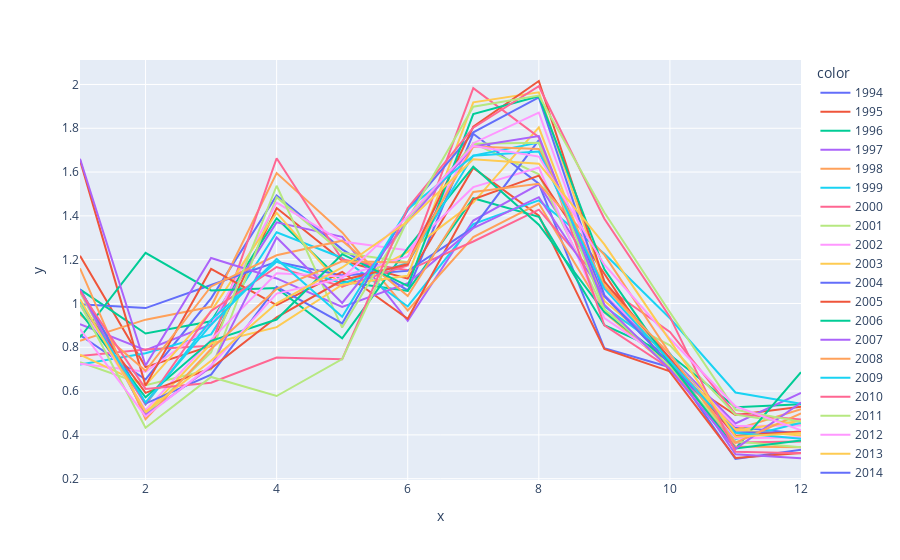

The notebook cell saved with this chart:
### Code cell
umsatz_norm = umsatz.copy()
umsatz_norm["UmsatzNorm"] = (umsatz_norm["Umsatz"] / umsatz_norm["UmsatzDurchschnitt"])
umsatz_norm["Monat"] = umsatz_norm["Datum"].dt.month
fig = px.line(x=umsatz_norm["Monat"], y=umsatz_norm["UmsatzNorm"], color=umsatz_norm["Jahr"])
fig

### Figure 1 — Plotly figure (JSON) as saved in the notebook; plotly's stock layout.template omitted (floating-point values rounded to 4 significant figures)
{"data": [{"hovertemplate": "color=1994<br>x=%{x}<br>y=%{y}<extra></extra>", "legendgroup": "1994", "line": {"color": "#636efa", "dash": "solid"}, "marker": {"symbol": "circle"}, "mode": "lines", "name": "1994", "orientation": "v", "showlegend": true, "type": "scatter", "x": [1, 2, 3, 4, 5, 6, 7, 8, 9, 10, 11, 12], "xaxis": "x", "y": [0.8555, 0.6529, 1.023, 1.493, 1.247, 1.059, 1.775, 1.547, 0.7955, 0.7092, 0.4353, 0.4065], "yaxis": "y"}, {"hovertemplate": "color=1995<br>x=%{x}<br>y=%{y}<extra></extra>", "legendgroup": "1995", "line": {"color": "#EF553B", "dash": "solid"}, "marker": {"symbol": "circle"}, "mode": "lines", "name": "1995", "orientation": "v", "showlegend": true, "type": "scatter", "x": [1, 2, 3, 4, 5, 6, 7, 8, 9, 10, 11, 12], "xaxis": "x", "y": [1.218, 0.7095, 0.806, 1.436, 1.196, 1.113, 1.619, 1.401, 0.7922, 0.6902, 0.4905, 0.529], "yaxis": "y"}, {"hovertemplate": "color=1996<br>x=%{x}<br>y=%{y}<extra></extra>", "legendgroup": "1996", "line": {"color": "#00cc96", "dash": "solid"}, "marker": {"symbol": "circle"}, "mode": "lines", "name": "1996", "orientation": "v", "showlegend": true, "type": "scatter", "x": [1, 2, 3, 4, 5, 6, 7, 8, 9, 10, 11, 12], "xaxis": "x", "y": [1.064, 0.863, 0.9185, 1.389, 1.1, 1.057, 1.48, 1.396, 0.9005, 0.7659, 0.5258, 0.5397], "yaxis": "y"}, {"hovertemplate": "color=1997<br>x=%{x}<br>y=%{y}<extra></extra>", "legendgroup": "1997", "line": {"color": "#ab63fa", "dash": "solid"}, "marker": {"symbol": "circle"}, "mode": "lines", "name": "1997", "orientation": "v", "showlegend": true, "type": "scatter", "x": [1, 2, 3, 4, 5, 6, 7, 8, 9, 10, 11, 12], "xaxis": "x", "y": [0.906, 0.7868, 0.9046, 1.37, 1.304, 0.9209, 1.379, 1.544, 1.082, 0.7584, 0.4523, 0.5918], "yaxis": "y"}, {"hovertemplate": "color=1998<br>x=%{x}<br>y=%{y}<extra></extra>", "legendgroup": "1998", "line": {"color": "#FFA15A", "dash": "solid"}, "marker": {"symbol": "circle"}, "mode": "lines", "name": "1998", "orientation": "v", "showlegend": true, "type": "scatter", "x": [1, 2, 3, 4, 5, 6, 7, 8, 9, 10, 11, 12], "xaxis": "x", "y": [0.8293, 0.9261, 0.985, 1.595, 1.325, 0.9682, 1.304, 1.457, 0.9598, 0.7086, 0.4252, 0.5178], "yaxis": "y"}, {"hovertemplate": "color=1999<br>x=%{x}<br>y=%{y}<extra></extra>", "legendgroup": "1999", "line": {"color": "#19d3f3", "dash": "solid"}, "marker": {"symbol": "circle"}, "mode": "lines", "name": "1999", "orientation": "v", "showlegend": true, "type": "scatter", "x": [1, 2, 3, 4, 5, 6, 7, 8, 9, 10, 11, 12], "xaxis": "x", "y": [0.7211, 0.7726, 0.8589, 1.325, 1.208, 0.9864, 1.362, 1.471, 1.227, 0.9323, 0.5936, 0.5421], "yaxis": "y"}, {"hovertemplate": "color=2000<br>x=%{x}<br>y=%{y}<extra></extra>", "legendgroup": "2000", "line": {"color": "#FF6692", "dash": "solid"}, "marker": {"symbol": "circle"}, "mode": "lines", "name": "2000", "orientation": "v", "showlegend": true, "type": "scatter", "x": [1, 2, 3, 4, 5, 6, 7, 8, 9, 10, 11, 12], "xaxis": "x", "y": [0.7607, 0.7898, 0.8072, 1.663, 1.2, 1.151, 1.283, 1.428, 1.081, 0.87, 0.4955, 0.4699], "yaxis": "y"}, {"hovertemplate": "color=2001<br>x=%{x}<br>y=%{y}<extra></extra>", "legendgroup": "2001", "line": {"color": "#B6E880", "dash": "solid"}, "marker": {"symbol": "circle"}, "mode": "lines", "name": "2001", "orientation": "v", "showlegend": true, "type": "scatter", "x": [1, 2, 3, 4, 5, 6, 7, 8, 9, 10, 11, 12], "xaxis": "x", "y": [0.7319, 0.6267, 0.6994, 1.485, 1.232, 1.188, 1.733, 1.59, 0.965, 0.8089, 0.4923, 0.4478], "yaxis": "y"}, {"hovertemplate": "color=2002<br>x=%{x}<br>y=%{y}<extra></extra>", "legendgroup": "2002", "line": {"color": "#FF97FF", "dash": "solid"}, "marker": {"symbol": "circle"}, "mode": "lines", "name": "2002", "orientation": "v", "showlegend": true, "type": "scatter", "x": [1, 2, 3, 4, 5, 6, 7, 8, 9, 10, 11, 12], "xaxis": "x", "y": [0.7249, 0.688, 0.9001, 1.46, 1.283, 1.243, 1.531, 1.621, 0.9328, 0.7313, 0.4411, 0.4432], "yaxis": "y"}, {"hovertemplate": "color=2003<br>x=%{x}<br>y=%{y}<extra></extra>", "legendgroup": "2003", "line": {"color": "#FECB52", "dash": "solid"}, "marker": {"symbol": "circle"}, "mode": "lines", "name": "2003", "orientation": "v", "showlegend": true, "type": "scatter", "x": [1, 2, 3, 4, 5, 6, 7, 8, 9, 10, 11, 12], "xaxis": "x", "y": [0.7659, 0.6261, 0.9643, 1.414, 1.075, 1.236, 1.461, 1.804, 1.012, 0.7586, 0.4195, 0.4643], "yaxis": "y"}, {"hovertemplate": "color=2004<br>x=%{x}<br>y=%{y}<extra></extra>", "legendgroup": "2004", "line": {"color": "#636efa", "dash": "solid"}, "marker": {"symbol": "circle"}, "mode": "lines", "name": "2004", "orientation": "v", "showlegend": true, "type": "scatter", "x": [1, 2, 3, 4, 5, 6, 7, 8, 9, 10, 11, 12], "xaxis": "x", "y": [0.9966, 0.979, 1.084, 1.191, 1.128, 1.149, 1.346, 1.746, 1.034, 0.7243, 0.2899, 0.3319], "yaxis": "y"}, {"hovertemplate": "color=2005<br>x=%{x}<br>y=%{y}<extra></extra>", "legendgroup": "2005", "line": {"color": "#EF553B", "dash": "solid"}, "marker": {"symbol": "circle"}, "mode": "lines", "name": "2005", "orientation": "v", "showlegend": true, "type": "scatter", "x": [1, 2, 3, 4, 5, 6, 7, 8, 9, 10, 11, 12], "xaxis": "x", "y": [1.655, 0.6249, 1.158, 0.9929, 1.144, 0.9299, 1.476, 1.584, 1.136, 0.6879, 0.295, 0.317], "yaxis": "y"}, {"hovertemplate": "color=2006<br>x=%{x}<br>y=%{y}<extra></extra>", "legendgroup": "2006", "line": {"color": "#00cc96", "dash": "solid"}, "marker": {"symbol": "circle"}, "mode": "lines", "name": "2006", "orientation": "v", "showlegend": true, "type": "scatter", "x": [1, 2, 3, 4, 5, 6, 7, 8, 9, 10, 11, 12], "xaxis": "x", "y": [0.8446, 1.231, 1.06, 1.07, 0.8408, 1.253, 1.625, 1.36, 0.9608, 0.7313, 0.3371, 0.6866], "yaxis": "y"}, {"hovertemplate": "color=2007<br>x=%{x}<br>y=%{y}<extra></extra>", "legendgroup": "2007", "line": {"color": "#ab63fa", "dash": "solid"}, "marker": {"symbol": "circle"}, "mode": "lines", "name": "2007", "orientation": "v", "showlegend": true, "type": "scatter", "x": [1, 2, 3, 4, 5, 6, 7, 8, 9, 10, 11, 12], "xaxis": "x", "y": [1.661, 0.7168, 1.208, 1.114, 0.984, 1.093, 1.344, 1.485, 1.033, 0.7555, 0.3116, 0.2937], "yaxis": "y"}, {"hovertemplate": "color=2008<br>x=%{x}<br>y=%{y}<extra></extra>", "legendgroup": "2008", "line": {"color": "#FFA15A", "dash": "solid"}, "marker": {"symbol": "circle"}, "mode": "lines", "name": "2008", "orientation": "v", "showlegend": true, "type": "scatter", "x": [1, 2, 3, 4, 5, 6, 7, 8, 9, 10, 11, 12], "xaxis": "x", "y": [0.9497, 0.6928, 1.078, 1.22, 1.287, 1.034, 1.509, 1.547, 1.222, 0.7713, 0.3464, 0.343], "yaxis": "y"}, {"hovertemplate": "color=2009<br>x=%{x}<br>y=%{y}<extra></extra>", "legendgroup": "2009", "line": {"color": "#19d3f3", "dash": "solid"}, "marker": {"symbol": "circle"}, "mode": "lines", "name": "2009", "orientation": "v", "showlegend": true, "type": "scatter", "x": [1, 2, 3, 4, 5, 6, 7, 8, 9, 10, 11, 12], "xaxis": "x", "y": [1.065, 0.5393, 0.9253, 1.19, 1.092, 1.185, 1.675, 1.735, 0.9864, 0.7704, 0.3808, 0.456], "yaxis": "y"}, {"hovertemplate": "color=2010<br>x=%{x}<br>y=%{y}<extra></extra>", "legendgroup": "2010", "line": {"color": "#FF6692", "dash": "solid"}, "marker": {"symbol": "circle"}, "mode": "lines", "name": "2010", "orientation": "v", "showlegend": true, "type": "scatter", "x": [1, 2, 3, 4, 5, 6, 7, 8, 9, 10, 11, 12], "xaxis": "x", "y": [0.9951, 0.5399, 0.9662, 1.166, 1.078, 1.174, 1.983, 1.759, 0.8998, 0.7035, 0.3647, 0.3696], "yaxis": "y"}, {"hovertemplate": "color=2011<br>x=%{x}<br>y=%{y}<extra></extra>", "legendgroup": "2011", "line": {"color": "#B6E880", "dash": "solid"}, "marker": {"symbol": "circle"}, "mode": "lines", "name": "2011", "orientation": "v", "showlegend": true, "type": "scatter", "x": [1, 2, 3, 4, 5, 6, 7, 8, 9, 10, 11, 12], "xaxis": "x", "y": [1.052, 0.4918, 0.7769, 1.538, 0.8898, 1.389, 1.729, 1.734, 0.974, 0.7138, 0.3693, 0.3435], "yaxis": "y"}, {"hovertemplate": "color=2012<br>x=%{x}<br>y=%{y}<extra></extra>", "legendgroup": "2012", "line": {"color": "#FF97FF", "dash": "solid"}, "marker": {"symbol": "circle"}, "mode": "lines", "name": "2012", "orientation": "v", "showlegend": true, "type": "scatter", "x": [1, 2, 3, 4, 5, 6, 7, 8, 9, 10, 11, 12], "xaxis": "x", "y": [0.9947, 0.513, 0.8348, 1.138, 1.123, 1.215, 1.732, 1.871, 1.039, 0.7647, 0.3852, 0.389], "yaxis": "y"}, {"hovertemplate": "color=2013<br>x=%{x}<br>y=%{y}<extra></extra>", "legendgroup": "2013", "line": {"color": "#FECB52", "dash": "solid"}, "marker": {"symbol": "circle"}, "mode": "lines", "name": "2013", "orientation": "v", "showlegend": true, "type": "scatter", "x": [1, 2, 3, 4, 5, 6, 7, 8, 9, 10, 11, 12], "xaxis": "x", "y": [1.059, 0.4983, 0.8175, 0.8921, 1.086, 1.126, 1.918, 1.964, 1.087, 0.7325, 0.4225, 0.397], "yaxis": "y"}, {"hovertemplate": "color=2014<br>x=%{x}<br>y=%{y}<extra></extra>", "legendgroup": "2014", "line": {"color": "#636efa", "dash": "solid"}, "marker": {"symbol": "circle"}, "mode": "lines", "name": "2014", "orientation": "v", "showlegend": true, "type": "scatter", "x": [1, 2, 3, 4, 5, 6, 7, 8, 9, 10, 11, 12], "xaxis": "x", "y": [1.065, 0.5431, 0.6748, 1.076, 0.9092, 1.426, 1.781, 1.941, 1.037, 0.7261, 0.4123, 0.4083], "yaxis": "y"}, {"hovertemplate": "color=2015<br>x=%{x}<br>y=%{y}<extra></extra>", "legendgroup": "2015", "line": {"color": "#EF553B", "dash": "solid"}, "marker": {"symbol": "circle"}, "mode": "lines", "name": "2015", "orientation": "v", "showlegend": true, "type": "scatter", "x": [1, 2, 3, 4, 5, 6, 7, 8, 9, 10, 11, 12], "xaxis": "x", "y": [0.9979, 0.592, 0.7039, 0.9369, 1.106, 1.179, 1.807, 2.016, 1.101, 0.7499, 0.396, 0.415], "yaxis": "y"}, {"hovertemplate": "color=2016<br>x=%{x}<br>y=%{y}<extra></extra>", "legendgroup": "2016", "line": {"color": "#00cc96", "dash": "solid"}, "marker": {"symbol": "circle"}, "mode": "lines", "name": "2016", "orientation": "v", "showlegend": true, "type": "scatter", "x": [1, 2, 3, 4, 5, 6, 7, 8, 9, 10, 11, 12], "xaxis": "x", "y": [0.9611, 0.5713, 0.8296, 0.9265, 1.225, 1.08, 1.865, 1.946, 1.156, 0.7268, 0.338, 0.3745], "yaxis": "y"}, {"hovertemplate": "color=2017<br>x=%{x}<br>y=%{y}<extra></extra>", "legendgroup": "2017", "line": {"color": "#ab63fa", "dash": "solid"}, "marker": {"symbol": "circle"}, "mode": "lines", "name": "2017", "orientation": "v", "showlegend": true, "type": "scatter", "x": [1, 2, 3, 4, 5, 6, 7, 8, 9, 10, 11, 12], "xaxis": "x", "y": [1.063, 0.4902, 0.7105, 1.301, 1.003, 1.374, 1.717, 1.765, 0.9943, 0.6994, 0.3364, 0.5474], "yaxis": "y"}, {"hovertemplate": "color=2018<br>x=%{x}<br>y=%{y}<extra></extra>", "legendgroup": "2018", "line": {"color": "#FFA15A", "dash": "solid"}, "marker": {"symbol": "circle"}, "mode": "lines", "name": "2018", "orientation": "v", "showlegend": true, "type": "scatter", "x": [1, 2, 3, 4, 5, 6, 7, 8, 9, 10, 11, 12], "xaxis": "x", "y": [1.161, 0.4713, 0.7923, 1.067, 1.192, 1.187, 1.716, 1.705, 1.078, 0.7676, 0.364, 0.4986], "yaxis": "y"}, {"hovertemplate": "color=2019<br>x=%{x}<br>y=%{y}<extra></extra>", "legendgroup": "2019", "line": {"color": "#19d3f3", "dash": "solid"}, "marker": {"symbol": "circle"}, "mode": "lines", "name": "2019", "orientation": "v", "showlegend": true, "type": "scatter", "x": [1, 2, 3, 4, 5, 6, 7, 8, 9, 10, 11, 12], "xaxis": "x", "y": [1.008, 0.5485, 0.9032, 1.203, 0.9393, 1.431, 1.674, 1.694, 1.067, 0.7404, 0.4094, 0.3821], "yaxis": "y"}, {"hovertemplate": "color=2020<br>x=%{x}<br>y=%{y}<extra></extra>", "legendgroup": "2020", "line": {"color": "#FF6692", "dash": "solid"}, "marker": {"symbol": "circle"}, "mode": "lines", "name": "2020", "orientation": "v", "showlegend": true, "type": "scatter", "x": [1, 2, 3, 4, 5, 6, 7, 8, 9, 10, 11, 12], "xaxis": "x", "y": [1.057, 0.6099, 0.638, 0.7533, 0.7458, 1.436, 1.803, 1.992, 1.387, 0.9388, 0.3232, 0.3167], "yaxis": "y"}, {"hovertemplate": "color=2021<br>x=%{x}<br>y=%{y}<extra></extra>", "legendgroup": "2021", "line": {"color": "#B6E880", "dash": "solid"}, "marker": {"symbol": "circle"}, "mode": "lines", "name": "2021", "orientation": "v", "showlegend": true, "type": "scatter", "x": [1, 2, 3, 4, 5, 6, 7, 8, 9, 10, 11, 12], "xaxis": "x", "y": [0.9985, 0.4323, 0.6644, 0.5774, 0.7458, 1.383, 1.899, 1.949, 1.415, 0.9601, 0.5147, 0.4604], "yaxis": "y"}, {"hovertemplate": "color=2022<br>x=%{x}<br>y=%{y}<extra></extra>", "legendgroup": "2022", "line": {"color": "#FF97FF", "dash": "solid"}, "marker": {"symbol": "circle"}, "mode": "lines", "name": "2022", "orientation": "v", "showlegend": true, "type": "scatter", "x": [1, 2, 3, 4, 5, 6, 7, 8, 9, 10, 11, 12], "xaxis": "x", "y": [0.8828, 0.4843, 0.7172, 1.045, 1.116, 1.397, 1.719, 1.671, 1.177, 0.8391, 0.5305, 0.4212], "yaxis": "y"}, {"hovertemplate": "color=2023<br>x=%{x}<br>y=%{y}<extra></extra>", "legendgroup": "2023", "line": {"color": "#FECB52", "dash": "solid"}, "marker": {"symbol": "circle"}, "mode": "lines", "name": "2023", "orientation": "v", "showlegend": true, "type": "scatter", "x": [1, 2, 3, 4, 5, 6, 7, 8, 9, 10, 11, 12], "xaxis": "x", "y": [1.019, 0.5052, 0.7387, 1.001, 1.164, 1.374, 1.658, 1.638, 1.27, 0.8313, 0.3918, 0.4083], "yaxis": "y"}, {"hovertemplate": "color=2024<br>x=%{x}<br>y=%{y}<extra></extra>", "legendgroup": "2024", "line": {"color": "#636efa", "dash": "solid"}, "marker": {"symbol": "circle"}, "mode": "lines", "name": "2024", "orientation": "v", "showlegend": true, "type": "scatter", "x": [1], "xaxis": "x", "y": [1], "yaxis": "y"}], "layout": {"legend": {"title": {"text": "color"}, "tracegroupgap": 0}, "margin": {"t": 60}, "xaxis": {"anchor": "y", "domain": [0, 1], "title": {"text": "x"}}, "yaxis": {"anchor": "x", "domain": [0, 1], "title": {"text": "y"}}}}
